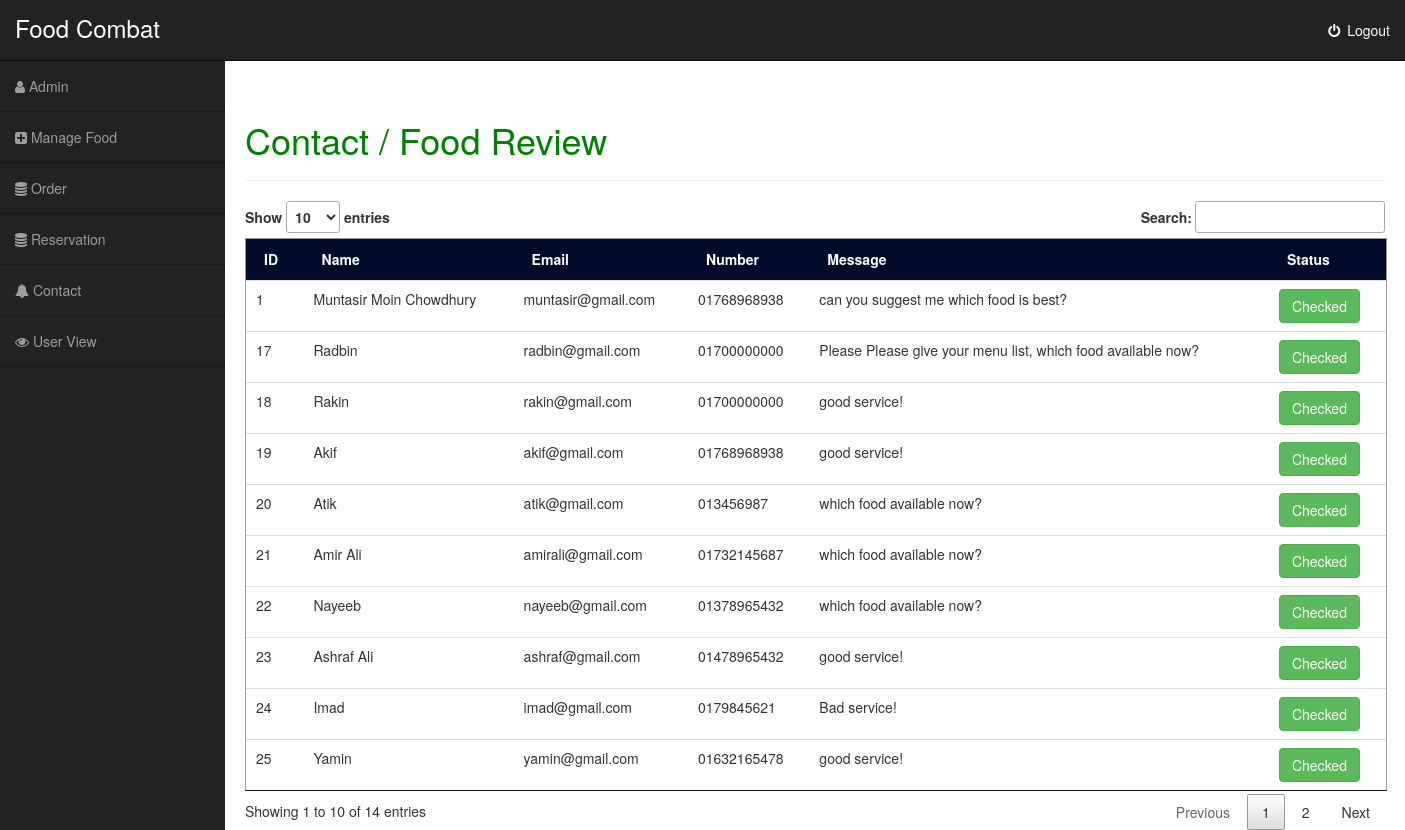
The app's page /index.php/admin_controller/contact with its own data.
### tables this page shows
CREATE TABLE `contact_us` (
  `contact_id` int(11) NOT NULL,
  `contact_name` varchar(255) NOT NULL,
  `contact_email` varchar(255) NOT NULL,
  `contact_number` varchar(255) NOT NULL,
  `contact_message` varchar(255) NOT NULL,
  `status` int(11) NOT NULL
);

### application/controllers/admin_controller.php (called while the page is built, shortened)
<?php
class admin_controller extends CI_Controller{
    public function contact(){
        $data = array();
        $this->load->model('admin_model');
        $data['all_contact']= $this->admin_model->all_contact();
        $data['admin_content'] =  $this->load->view('admin_pages/contact',$data,true);
        $this->load->view('dashboard',$data);
    }
}

### index.php (called while the page is built, shortened)
<?php
require_once BASEPATH.'core/CodeIgniter.php';

### application/models/admin_model.php (called while the page is built, shortened)
<?php
class admin_model extends CI_Model{
    public function all_contact(){
        $this->db->select('*');
        $this->db->from('contact_us');
        $query = $this->db->get();
        $order = $query->result();
        return $order;
    }
}

### application/views/admin_pages/contact.php (the view)
<div class="container">
<div class="card">
  <div class="card-header"  style="color:green">
    <h1>Contact / Food Review</h1>
  </div>
  <hr>
  <div class="card-body">
    <table class="table table-dark" id="myTable">
        <thead class="thead">
            <tr>
            <th scope="col">ID</th>
            <th scope="col">Name</th>
            <th scope="col">Email</th>
            <th scope="col">Number</th>
            <th scope="col">Message</th>
            <th scope="col">Status</th>
            </tr>
        </thead>
        <tbody>
             <?php foreach($all_contact as $row){?>
              <tr>
                      <td><?php echo $row->contact_id;?></td>
                      <td><?php echo $row->contact_name;?></td>
                      <td><?php echo $row->contact_email;?></td>
                      <td><?php echo $row->contact_number;?></td>
                      <td><?php echo $row->contact_message;?></td>
                      <td>
                          <?php
                              $status = $row->status;
                              if($status == 1)
                              { ?>
                                  <a href="" class="btn btn-success">Checked</a>
                              <?php }
                              else
                              { ?>
                                  <a href="admin_controller/update_status_contact?sid=<?php echo $row->contact_id;?>&sval=<?php echo $row->status; ?>" class="btn btn-danger btn-sm">Unchecked</a>
                              <?php }
                          ?>
                      </td>
              </tr>
              <?php } ?>
        </tbody>
    </table>
  </div>
</div>
</div>

### asset/dashboard/style/style.css (style rules this page uses)
@media (min-width:768px) { body { margin-top: 50px; } }
.table { border: 1px solid #999; }
.table .thead { background-color: rgb(2, 11, 41); color: #fff; }
a { color: #7D7D7D; text-decoration: none; background-color: transparent; -webkit-text-decoration-skip: objects; }

### records on screen
contact_us: contact_id "1", contact_name "Muntasir Moin Chowdhury", contact_email "muntasir@gmail.com", contact_number "01768968938", contact_message "can you suggest me which food is best?", status "Checked"
contact_us: contact_id "17", contact_name "Radbin", contact_email "radbin@gmail.com", contact_number "01700000000", contact_message "Please Please give your menu list, which food available now?", status "Checked"
contact_us: contact_id "18", contact_name "Rakin", contact_email "rakin@gmail.com", contact_number "01700000000", contact_message "good service!", status "Checked"
contact_us: contact_id "19", contact_name "Akif", contact_email "akif@gmail.com", contact_number "01768968938", contact_message "good service!", status "Checked"
contact_us: contact_id "20", contact_name "Atik", contact_email "atik@gmail.com", contact_number "013456987", contact_message "which food available now?", status "Checked"
contact_us: contact_id "21", contact_name "Amir Ali", contact_email "amirali@gmail.com", contact_number "01732145687", contact_message "which food available now?", status "Checked"
contact_us: contact_id "22", contact_name "Nayeeb", contact_email "nayeeb@gmail.com", contact_number "01378965432", contact_message "which food available now?", status "Checked"
contact_us: contact_id "23", contact_name "Ashraf Ali", contact_email "ashraf@gmail.com", contact_number "01478965432", contact_message "good service!", status "Checked"
contact_us: contact_id "24", contact_name "Imad", contact_email "imad@gmail.com", contact_number "0179845621", contact_message "Bad service!", status "Checked"
contact_us: contact_id "25", contact_name "Yamin", contact_email "yamin@gmail.com", contact_number "01632165478", contact_message "good service!", status "Checked"
